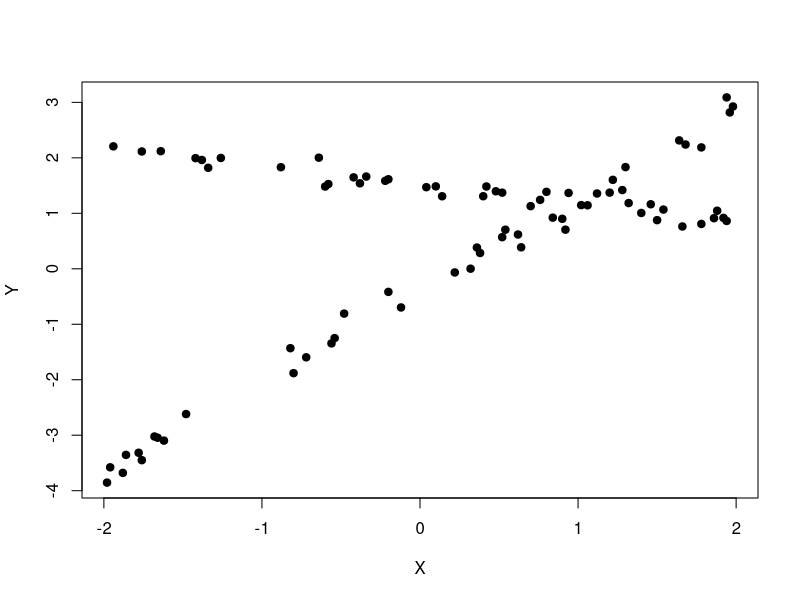

Source code (R):
# Based on João Neto example
# Ref: http://www.di.fc.ul.pt/~jpn/r/EM/EM.html#the-meta-algorithm

## An example of using EM algorithm with random generated Linear models
set.seed(12)

# It will return a two column matrix with generated values from a random
# linear model, predefined slop and intercept
random_lm <- function(slope,intercept, noise=0.15, N=40, upper_x=201) {
  xs <- sample(seq(-2,2,len=upper_x), N)
  ys <- intercept + slope*xs + rnorm(length(xs),0,noise)
  cbind(xs,ys)
}
mydata <- rbind( random_lm(-0.3,1.5,noise=0.15), random_lm(1.6,-0.4, noise=0.2) )
plot(mydata, pch=19, xlab="X", ylab="Y")


i1 <- s1 <- i2 <- s2 <- 0 # model parameters for slope and intersect
init_params <- function() {
  i1 <<- 2*runif(1)
  s1 <<- 2*runif(1)
  i2 <<- 2*runif(1)
  s2 <<- 2*runif(1)
  c(i1,s1,i2,s2)
}

params <- init_params()
